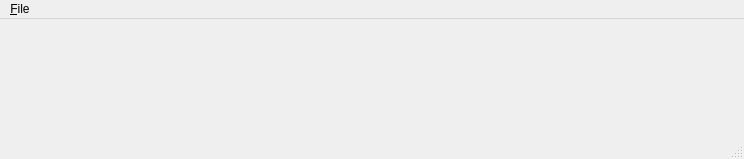
<?xml version="1.0" encoding="UTF-8"?>
<ui version="4.0">
 <class>qtCMBProjectManagerMainWindow</class>
 <widget class="QMainWindow" name="qtCMBProjectManagerMainWindow">
  <property name="windowModality">
   <enum>Qt::NonModal</enum>
  </property>
  <property name="geometry">
   <rect>
    <x>0</x>
    <y>0</y>
    <width>744</width>
    <height>159</height>
   </rect>
  </property>
  <property name="windowTitle">
   <string>MainWindow</string>
  </property>
  <property name="windowIcon">
   <iconset resource="../../Resources/Resources.qrc">
    <normaloff>:/cmb/Icon.png</normaloff>:/cmb/Icon.png</iconset>
  </property>
  <widget class="QWidget" name="centralwidget">
   <layout class="QHBoxLayout" name="horizontalLayout">
    <item>
     <spacer name="horizontalSpacer_2">
      <property name="orientation">
       <enum>Qt::Horizontal</enum>
      </property>
      <property name="sizeHint" stdset="0">
       <size>
        <width>40</width>
        <height>20</height>
       </size>
      </property>
     </spacer>
    </item>
    <item>
     <widget class="QPushButton" name="PointsButton">
      <property name="enabled">
       <bool>false</bool>
      </property>
      <property name="toolTip">
       <string>Launch Points Builder</string>
      </property>
      <property name="text">
       <string/>
      </property>
      <property name="icon">
       <iconset resource="../../Resources/Resources.qrc">
        <normaloff>:/cmb/PointsBuilderIcon.png</normaloff>:/cmb/PointsBuilderIcon.png</iconset>
      </property>
      <property name="iconSize">
       <size>
        <width>64</width>
        <height>64</height>
       </size>
      </property>
      <property name="default">
       <bool>false</bool>
      </property>
      <property name="flat">
       <bool>true</bool>
      </property>
     </widget>
    </item>
    <item>
     <widget class="QLabel" name="PointsArrow">
      <property name="enabled">
       <bool>false</bool>
      </property>
      <property name="text">
       <string/>
      </property>
      <property name="pixmap">
       <pixmap resource="../../Resources/Resources.qrc">:/cmb/Arrow.png</pixmap>
      </property>
      <property name="buddy">
       <cstring>SceneButton</cstring>
      </property>
     </widget>
    </item>
    <item>
     <widget class="QPushButton" name="SceneButton">
      <property name="enabled">
       <bool>false</bool>
      </property>
      <property name="toolTip">
       <string>Launch Scene Builder</string>
      </property>
      <property name="text">
       <string/>
      </property>
      <property name="icon">
       <iconset resource="../../Resources/Resources.qrc">
        <normaloff>:/cmb/SceneBuilderIcon.png</normaloff>:/cmb/SceneBuilderIcon.png</iconset>
      </property>
      <property name="iconSize">
       <size>
        <width>64</width>
        <height>64</height>
       </size>
      </property>
      <property name="flat">
       <bool>true</bool>
      </property>
     </widget>
    </item>
    <item>
     <widget class="QLabel" name="SceneArrow">
      <property name="enabled">
       <bool>false</bool>
      </property>
      <property name="text">
       <string/>
      </property>
      <property name="pixmap">
       <pixmap resource="../../Resources/Resources.qrc">:/cmb/Arrow.png</pixmap>
      </property>
      <property name="buddy">
       <cstring>ModelButton</cstring>
      </property>
     </widget>
    </item>
    <item>
     <widget class="QPushButton" name="ModelButton">
      <property name="enabled">
       <bool>false</bool>
      </property>
      <property name="toolTip">
       <string>Launch Model Builder</string>
      </property>
      <property name="text">
       <string/>
      </property>
      <property name="icon">
       <iconset resource="../../Resources/Resources.qrc">
        <normaloff>:/cmb/ModelBuilderIcon.png</normaloff>:/cmb/ModelBuilderIcon.png</iconset>
      </property>
      <property name="iconSize">
       <size>
        <width>64</width>
        <height>64</height>
       </size>
      </property>
      <property name="flat">
       <bool>true</bool>
      </property>
     </widget>
    </item>
    <item>
     <widget class="QLabel" name="ModelArrow">
      <property name="enabled">
       <bool>false</bool>
      </property>
      <property name="frameShadow">
       <enum>QFrame::Plain</enum>
      </property>
      <property name="text">
       <string/>
      </property>
      <property name="pixmap">
       <pixmap resource="../../Resources/Resources.qrc">:/cmb/Arrow.png</pixmap>
      </property>
      <property name="buddy">
       <cstring>SimButton</cstring>
      </property>
     </widget>
    </item>
    <item>
     <widget class="QPushButton" name="SimButton">
      <property name="enabled">
       <bool>false</bool>
      </property>
      <property name="toolTip">
       <string>Launch Simulation Builder</string>
      </property>
      <property name="text">
       <string/>
      </property>
      <property name="icon">
       <iconset resource="../../Resources/Resources.qrc">
        <normaloff>:/cmb/MeshViewerIcon.png</normaloff>:/cmb/MeshViewerIcon.png</iconset>
      </property>
      <property name="iconSize">
       <size>
        <width>64</width>
        <height>64</height>
       </size>
      </property>
      <property name="flat">
       <bool>true</bool>
      </property>
     </widget>
    </item>
    <item>
     <spacer name="horizontalSpacer">
      <property name="orientation">
       <enum>Qt::Horizontal</enum>
      </property>
      <property name="sizeHint" stdset="0">
       <size>
        <width>40</width>
        <height>20</height>
       </size>
      </property>
     </spacer>
    </item>
   </layout>
  </widget>
  <widget class="QMenuBar" name="menubar">
   <property name="geometry">
    <rect>
     <x>0</x>
     <y>0</y>
     <width>744</width>
     <height>22</height>
    </rect>
   </property>
   <widget class="QMenu" name="menuFile">
    <property name="title">
     <string>&amp;File</string>
    </property>
    <addaction name="actionNewProject"/>
    <addaction name="actionOpen"/>
    <addaction name="actionSave"/>
    <addaction name="actionSaveAs"/>
    <addaction name="actionClose"/>
    <addaction name="separator"/>
    <addaction name="actionServerConnect"/>
    <addaction name="actionServerDisconnect"/>
    <addaction name="separator"/>
    <addaction name="actionQuit"/>
   </widget>
   <addaction name="menuFile"/>
  </widget>
  <widget class="QStatusBar" name="statusbar"/>
  <action name="actionServerConnect">
   <property name="icon">
    <iconset resource="../../Resources/Resources.qrc">
     <normaloff>:/cmb/pqConnect24.png</normaloff>:/cmb/pqConnect24.png</iconset>
   </property>
   <property name="text">
    <string>Connect</string>
   </property>
   <property name="statusTip">
    <string>Connect</string>
   </property>
  </action>
  <action name="actionServerDisconnect">
   <property name="icon">
    <iconset resource="../../Resources/Resources.qrc">
     <normaloff>:/cmb/pqDisconnect24.png</normaloff>:/cmb/pqDisconnect24.png</iconset>
   </property>
   <property name="text">
    <string>Disconnect</string>
   </property>
   <property name="statusTip">
    <string>Disconnect</string>
   </property>
  </action>
  <action name="actionQuit">
   <property name="text">
    <string>Quit</string>
   </property>
   <property name="shortcut">
    <string>Ctrl+Q</string>
   </property>
  </action>
  <action name="actionNewProject">
   <property name="text">
    <string>New</string>
   </property>
   <property name="toolTip">
    <string>New Project</string>
   </property>
   <property name="shortcut">
    <string>Ctrl+N</string>
   </property>
  </action>
  <action name="actionSave">
   <property name="enabled">
    <bool>false</bool>
   </property>
   <property name="text">
    <string>Save</string>
   </property>
   <property name="shortcut">
    <string>Ctrl+S</string>
   </property>
  </action>
  <action name="actionClose">
   <property name="enabled">
    <bool>false</bool>
   </property>
   <property name="text">
    <string>Close</string>
   </property>
   <property name="shortcut">
    <string>Ctrl+W</string>
   </property>
  </action>
  <action name="actionOpen">
   <property name="text">
    <string>Open</string>
   </property>
   <property name="shortcut">
    <string>Ctrl+O</string>
   </property>
  </action>
  <action name="actionSaveAs">
   <property name="enabled">
    <bool>false</bool>
   </property>
   <property name="text">
    <string>Save As</string>
   </property>
   <property name="shortcut">
    <string>Ctrl+Shift+S</string>
   </property>
  </action>
 </widget>
 <resources>
  <include location="../../Resources/Resources.qrc"/>
  <include location="../../Resources/Resources.qrc"/>
  <include location="../../Resources/Resources.qrc"/>
  <include location="../../Resources/Resources.qrc"/>
  <include location="../../Resources/Resources.qrc"/>
  <include location="../../Resources/Resources.qrc"/>
  <include location="../../Resources/Resources.qrc"/>
  <include location="../../Resources/Resources.qrc"/>
  <include location="../../Resources/Resources.qrc"/>
  <include location="../../Resources/Resources.qrc"/>
  <include location="../../Resources/Resources.qrc"/>
  <include location="../../Resources/Resources.qrc"/>
  <include location="../../Resources/Resources.qrc"/>
 </resources>
 <connections/>
</ui>
